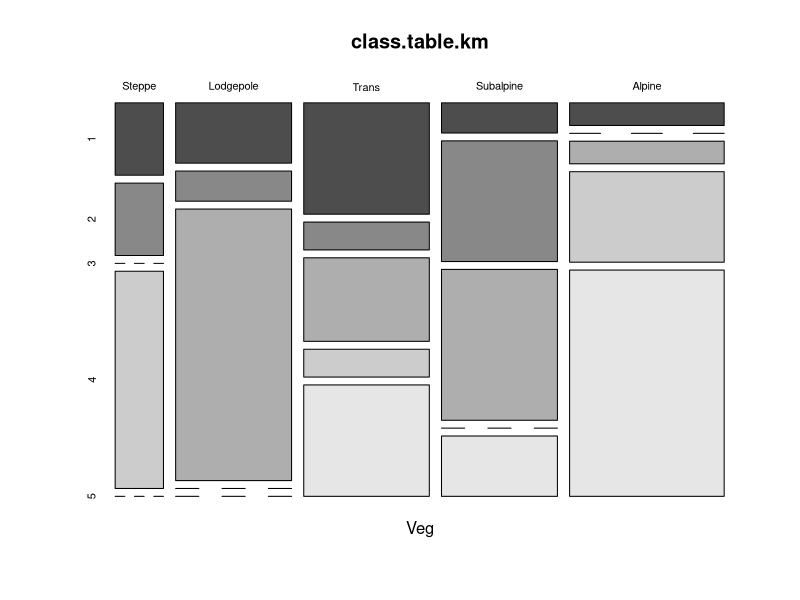
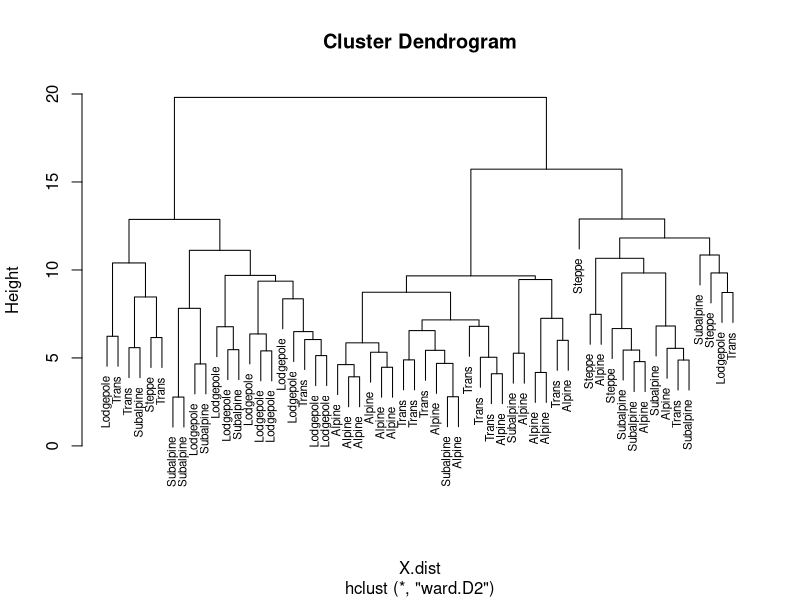
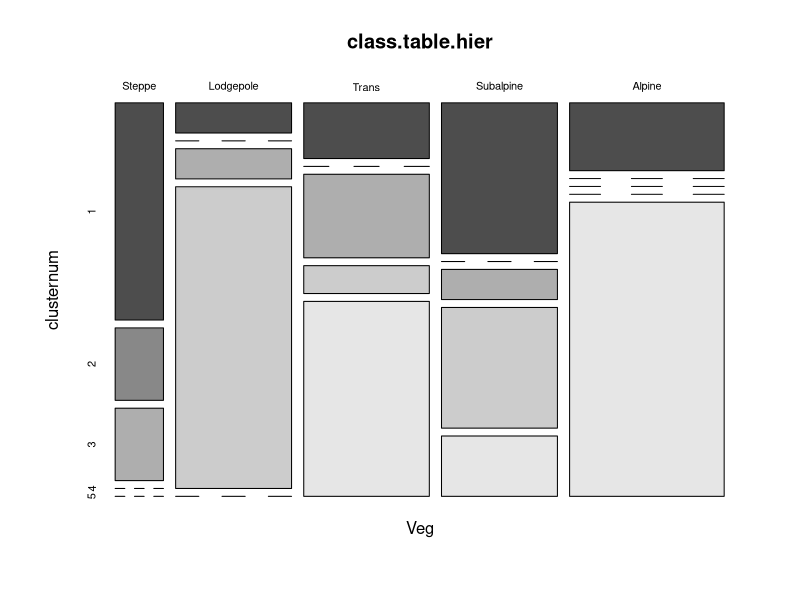
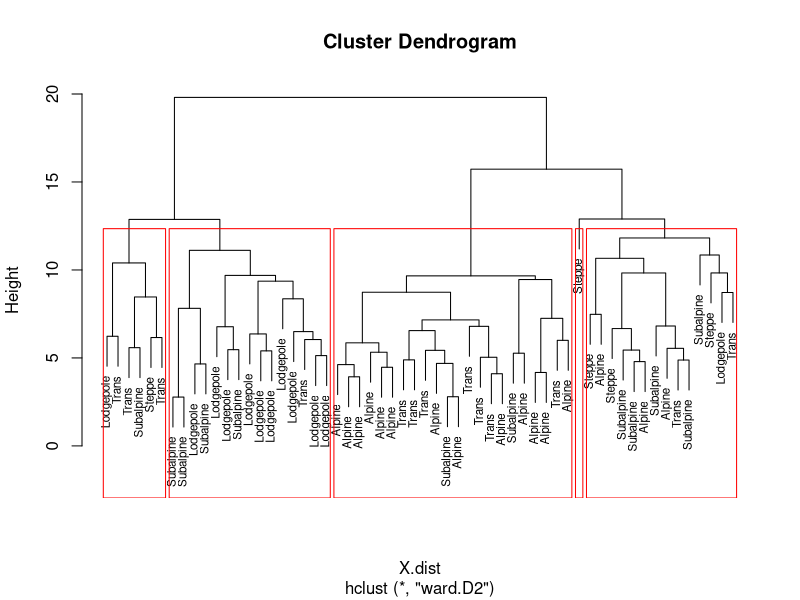
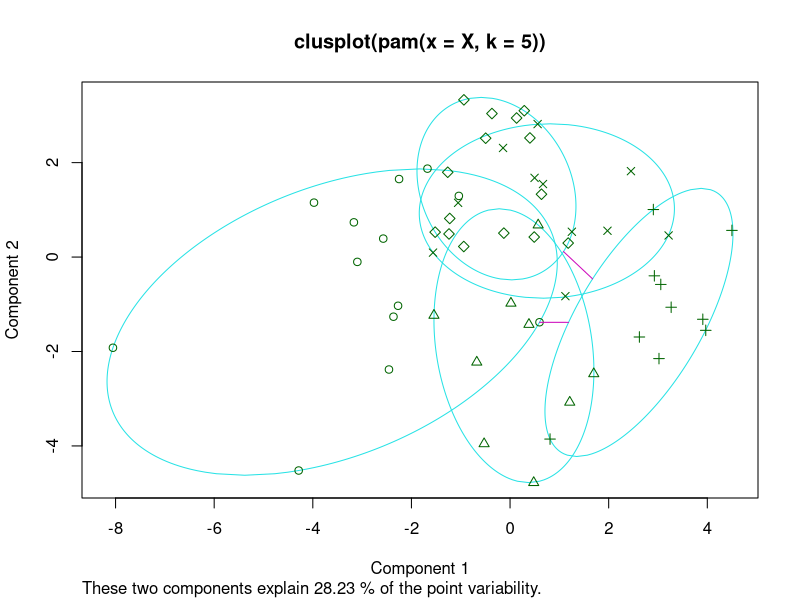
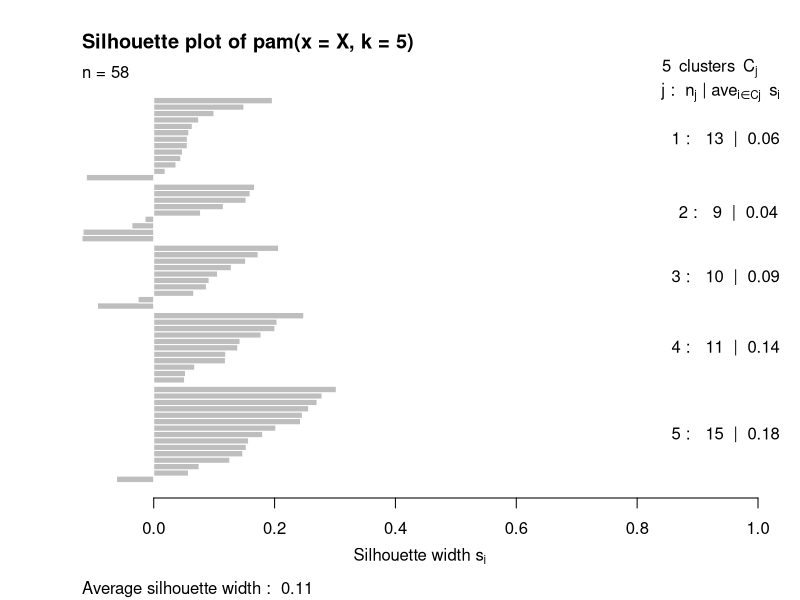

Generate these figures, in order, with R:

setwd("C:/Alejandro/Research/BDS/Multivariate/Cluster")
# Yellowstone pollen data
ypolsqrt <- read.csv("yellpolsqrt.csv")
ypolsqrt$Veg <- as.factor(ypolsqrt$Veg)
levels(ypolsqrt$Veg) <-
  c("Steppe","Lodgepole","Trans","Subalpine","Alpine")
Veg<-ypolsqrt$Veg

X <- as.matrix(ypolsqrt[,4:35]) # just the pollen data
X.dist <- dist(scale(X))

# k-means clustering of Yellowstone pollen data
library(cluster)
kmean.cls <- kmeans(X, centers=5)
class.table.km <- table(Veg, kmean.cls$cluster)
mosaicplot(class.table.km, color=T)

# Hierarchical clustering
hier.cls <- hclust(X.dist, method = "ward.D2")
plot(hier.cls, labels=Veg, cex=.7)
# Cut dendrogram to give 5 clusters
nclust <- 5
clusternum <- cutree(hier.cls, k=nclust)
class.table.hier <- table(Veg, clusternum)
mosaicplot(class.table.hier, color=T)
#
plot(hier.cls, labels=Veg, cex=.7)
clusters <- cutree(hier.cls,k=5)
rect.hclust(hier.cls,k=5,border="red")

# Partitioning around mediods
# "pam" clustering of Yellowstone pollen data
pam.cls <- pam(X, k=5)
plot(pam.cls)

